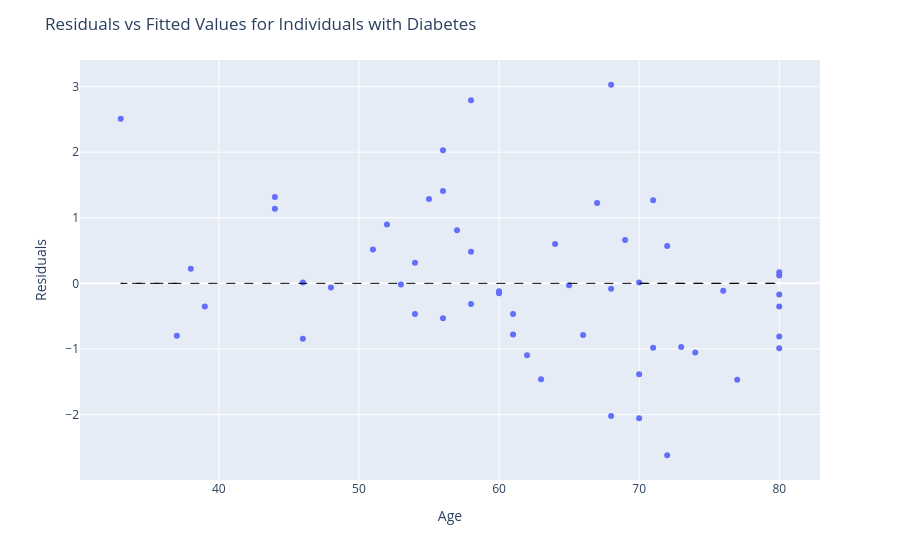
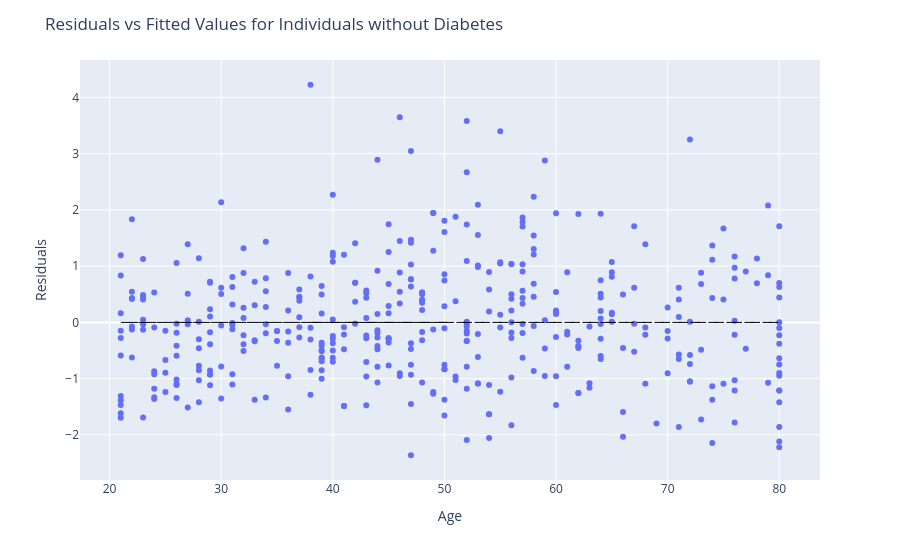

Notebook cell for these charts, in order:
### Code cell
def plot_residuals(data, title, index):
    residuals = model.resid[index]
    fig = px.scatter(x=data["Age"], y=residuals)
    fig.add_trace(go.Scatter(x=data["Age"], y=np.zeros(len(data["Age"])), mode="lines",
                             line=dict(color="black", width=1, dash="dash"),
                             showlegend=False, hoverinfo="skip"))
    fig.update_layout(
        xaxis_title="Age",
        yaxis_title="Residuals",
        title=title
    )
    fig.show()

plot_residuals(df[df["Diabetes"] == 1], "Residuals vs Fitted Values for Individuals with Diabetes", df["Diabetes"] == 1)
plot_residuals(df[df["Diabetes"] == 0], "Residuals vs Fitted Values for Individuals without Diabetes", df["Diabetes"] == 0)

### Figure 1 — Plotly figure (JSON) as saved in the notebook; plotly's stock layout.template omitted (floating-point values rounded to 4 significant figures)
{"data": [{"hovertemplate": "x=%{x}<br>y=%{y}<extra></extra>", "legendgroup": "", "marker": {"color": "#636efa", "symbol": "circle"}, "mode": "markers", "name": "", "orientation": "v", "showlegend": false, "type": "scatter", "x": [70, 46, 46, 80, 51, 54, 70, 61, 44, 60, 56, 77, 67, 72, 53, 71, 80, 61, 76, 72, 48, 52, 62, 74, 60, 70, 38, 55, 64, 71, 65, 56, 56, 68, 80, 80, 44, 68, 39, 54, 80, 58, 69, 68, 63, 80, 33, 73, 66, 57, 58, 58, 37], "xaxis": "x", "y": [-2.057, -0.847, 0.01303, 0.1183, 0.5156, -0.4669, -1.387, -0.7793, 1.138, -0.1519, 1.408, -1.469, 1.226, -2.622, -0.01941, -0.9843, -0.1717, -0.4693, -0.1117, 0.5682, -0.06195, 0.8981, -1.097, -1.057, -0.1219, 0.01323, 0.223, 1.286, 0.5982, 1.266, -0.02931, 2.028, -0.5319, 3.028, -0.9917, -0.3517, 1.318, -0.08179, -0.3545, 0.3131, -0.8117, -0.3169, 0.6607, -2.022, -1.464, 0.1683, 2.51, -0.9692, -0.7868, 0.8106, 2.793, 0.4831, -0.7995], "yaxis": "y"}, {"hoverinfo": "skip", "line": {"color": "black", "dash": "dash", "width": 1}, "mode": "lines", "showlegend": false, "type": "scatter", "x": [70, 46, 46, 80, 51, 54, 70, 61, 44, 60, 56, 77, 67, 72, 53, 71, 80, 61, 76, 72, 48, 52, 62, 74, 60, 70, 38, 55, 64, 71, 65, 56, 56, 68, 80, 80, 44, 68, 39, 54, 80, 58, 69, 68, 63, 80, 33, 73, 66, 57, 58, 58, 37], "y": [0, 0, 0, 0, 0, 0, 0, 0, 0, 0, 0, 0, 0, 0, 0, 0, 0, 0, 0, 0, 0, 0, 0, 0, 0, 0, 0, 0, 0, 0, 0, 0, 0, 0, 0, 0, 0, 0, 0, 0, 0, 0, 0, 0, 0, 0, 0, 0, 0, 0, 0, 0, 0]}], "layout": {"legend": {"tracegroupgap": 0}, "margin": {"t": 60}, "title": {"text": "Residuals vs Fitted Values for Individuals with Diabetes"}, "xaxis": {"anchor": "y", "domain": [0, 1], "title": {"text": "Age"}}, "yaxis": {"anchor": "x", "domain": [0, 1], "title": {"text": "Residuals"}}}}

### Figure 2 — Plotly figure (JSON) as saved in the notebook; plotly's stock layout.template omitted (floating-point values rounded to 4 significant figures; data arrays with more than 128 entries replaced by an {"elided": "..."} marker saying what was removed)
{"data": [{"hovertemplate": "x=%{x}<br>y=%{y}<extra></extra>", "legendgroup": "", "marker": {"color": "#636efa", "symbol": "circle"}, "mode": "markers", "name": "", "orientation": "v", "showlegend": false, "type": "scatter", "x": {"elided": "420 int values"}, "xaxis": "x", "y": {"elided": "420 float values"}, "yaxis": "y"}, {"hoverinfo": "skip", "line": {"color": "black", "dash": "dash", "width": 1}, "mode": "lines", "showlegend": false, "type": "scatter", "x": {"elided": "420 int values"}, "y": {"elided": "420 int values"}}], "layout": {"legend": {"tracegroupgap": 0}, "margin": {"t": 60}, "title": {"text": "Residuals vs Fitted Values for Individuals without Diabetes"}, "xaxis": {"anchor": "y", "domain": [0, 1], "title": {"text": "Age"}}, "yaxis": {"anchor": "x", "domain": [0, 1], "title": {"text": "Residuals"}}}}
